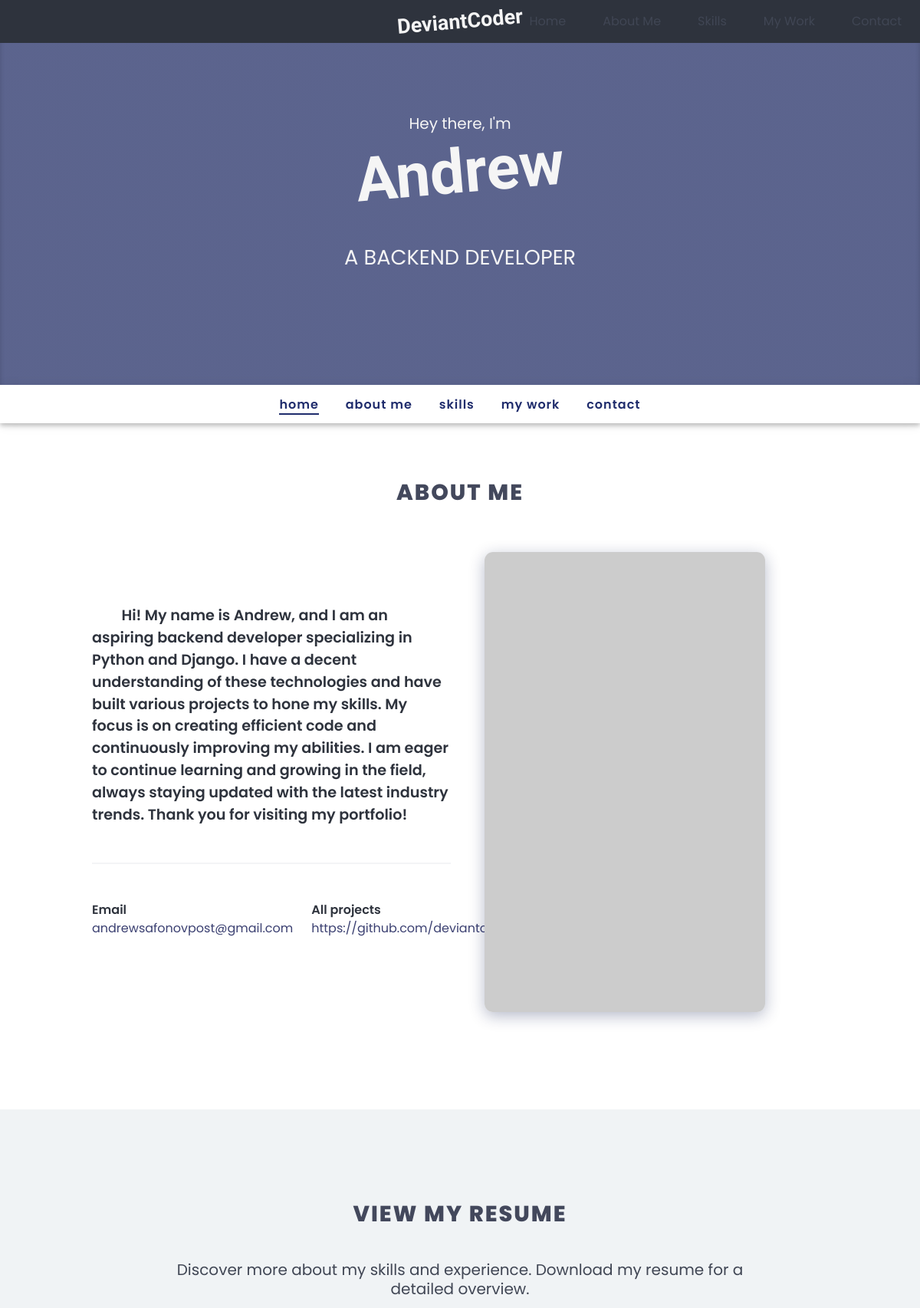
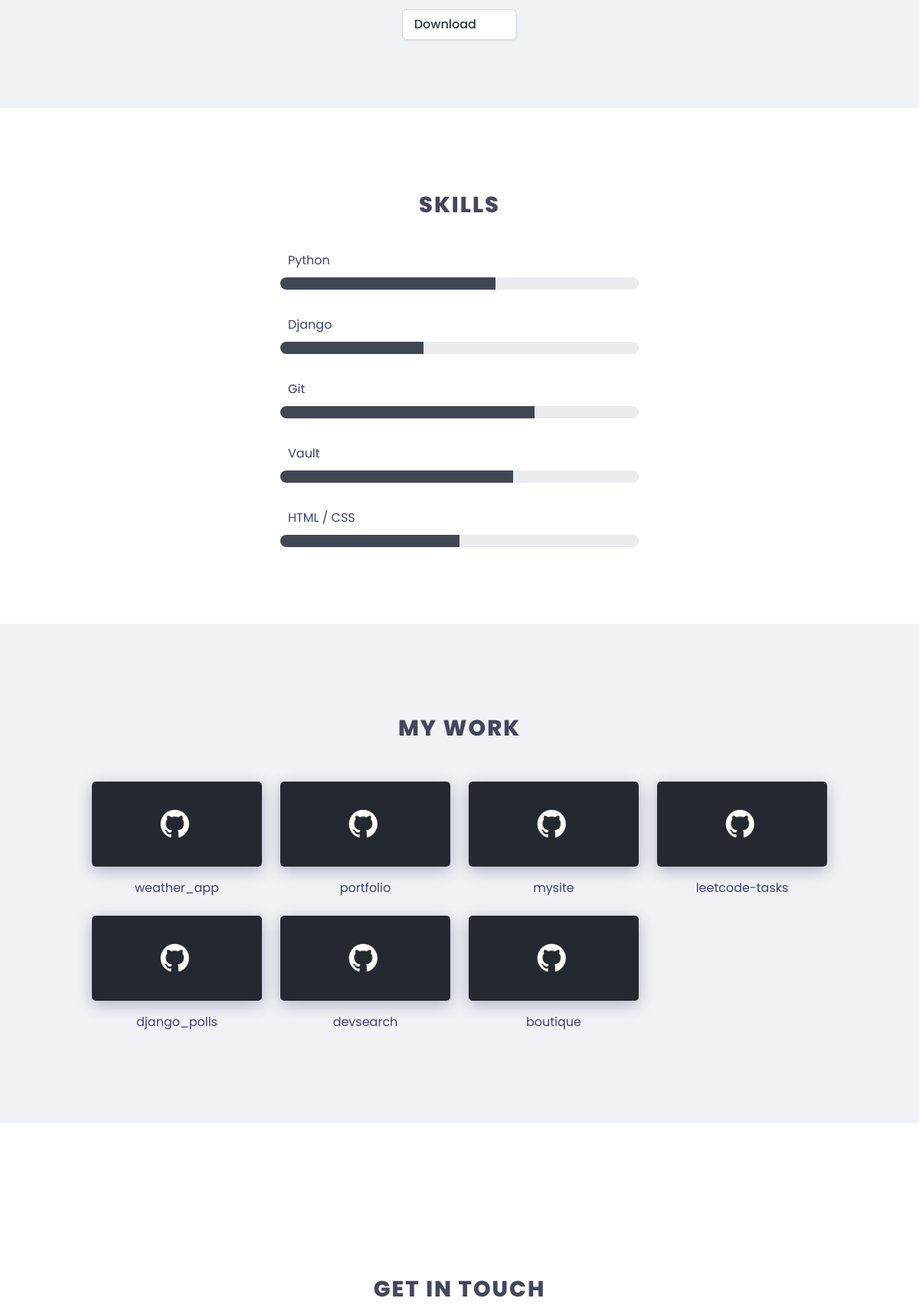
The page / (upper part) on the database its author committed (2 pictures, top to bottom).
### portfolio/models.py (models this page shows, shortened)
class Portfolio(models.Model):
    name = models.CharField(max_length=50, null=True, blank=True)
    bio = models.TextField(null=True, blank=True)
    email = models.EmailField(max_length=50, null=True, blank=True)
    github = models.CharField(max_length=100, null=True, blank=True)
    resume = models.FileField(upload_to='resume', null=True, blank=True)

class Socials(models.Model):
    name = models.CharField(max_length=50, null=True)
    url = models.CharField(max_length=100, null=True)
    id = models.UUIDField(default=uuid4, unique=True, editable=False, primary_key=True)
    class Meta:
        verbose_name_plural = 'Socials'

class Skill(models.Model):
    name = models.CharField(max_length=50, null=True, blank=True)
    progress = models.IntegerField(default=0, validators=[
        MinValueValidator(0),
        MaxValueValidator(100)
    ])
    id = models.UUIDField(default=uuid4, unique=True, editable=False, primary_key=True)
    def __str__(self):
        return self.name

class Project(models.Model):
    name = models.CharField(max_length=100, null=True, blank=True)
    description = models.TextField(null=True, blank=True)
    url = models.CharField(max_length=150, null=True, blank=True)
    visible = models.BooleanField(default=True, blank=True)
    created = models.DateTimeField(auto_now_add=True)
    updated = models.DateTimeField(auto_now=True, null=True)
    id = models.UUIDField(default=uuid4, unique=True, editable=False, primary_key=True)
    class Meta:
        ordering = ['-created']

### portfolio/views.py (the view)
# urls.py: path('', views.index, name='index'),
def index(request):
    portfolio = Portfolio.objects.first()
    skills = Skill.objects.all()
    socials = Socials.objects.all()
    form = MessageForm()
    if request.method == 'POST':
        send_message(request)
        return redirect('/')
    visible_github_repos = get_github_repos().filter(visible=True)
    invisible_github_repos = get_github_repos().filter(visible=False)
    context = {
        'portfolio': portfolio,
        'skills': skills,
        'form': form,
        'visible_github_repos': visible_github_repos,
        'invisible_github_repos': invisible_github_repos,
        'socials': socials,
    }
    return render(request, 'portfolio/portfolio.html', context)

### portfolio/views.py (called while the page is built, shortened)
def get_github_repos():
    return Project.objects.all()

def time_delta():
    project = Project.objects.last()
    delta = timezone.now() - project.created
    return delta >= timezone.timedelta(days=1)

### portfolio/templates/portfolio/portfolio.html (shortened to what this page needs)
{% extends 'main.html' %}
{% block content %}
{% load static %}
<div class="hero-body">
  <div class="container has-text-centered">
    <h1 class="subtitle">Hey there, I'm</h1>
    <h2 class="title">{{ portfolio.name }}</h2>
    <h1 class="subtitle profession">a backend developer</h1>
  </div>
</div>
<div class="hero-foot ">
  <div class="hero-foot--wrapper">
    <div class="columns">
      <div class="column is-12 hero-menu-desktop has-text-centered is-fixed-top">
        <ul>
          <li class="is-active">
            <a href="#home">Home</a>
          </li>
          <li>
            <a href="#about-me">About Me</a>
          </li>
          <li>
            <a href="#skills">Skills</a>
          </li>
          <li>
            <a href="#my-work">My Work</a>
          </li>
          <li>
            <a href="#contact">Contact</a>
          </li>
        </ul>
      </div>
    </div>
  </div>
</div>
</section>
<div class="main-content">
  <div class="section-light about-me" id="about-me">
    <div class="container">
      <div class="column is-12 about-me">
        <h1 class="title has-text-centered section-title">
          About Me
        </h1>
      </div>
      <div class="columns is-multiline">
        <div class="column is-6 has-vertically-aligned-content" data-aos="fade-right">
          <p class="is-larger">
            &emsp;&emsp;<strong>{{ portfolio.bio }}</strong>
          </p>
          <br />
          <hr>
          <br />
          <div class="columns about-links">
            <div class="column">
              <p class="heading">
                <strong>Email</strong>
              </p>
              <p class="subheading">
                {{ portfolio.email }}
              </p>
            </div>
            <div class="column">
              <p class="heading">
                <strong>All projects</strong>
              </p>
              <p class="subheading">
                {{ portfolio.github }}
              </p>
            </div>
          </div>
          <div class="columns is-centered">
            <div class="column is-12 has-text-centered">
              <div class="columns is-centered is-justify-content-center">
                {% for social in socials %}
                <div class="mr-3">
                  <p>
                    <a href="{{ social.url }}" target="_blank" rel="noopener noreferrer">
                      <i class="fab fa-{{ social.name }} fa-2x" style="color: white;"></i>
                    </a>
                  </p>
                </div>
                {% endfor %}
              </div>
            </div>
          </div>
        </div>
        <div class="column is-6 right-image " data-aos="fade-left">
          <img class="is-rounded" src="https://picsum.photos/id/366/600/375" alt="" />
        </div>
      </div>
    </div>
  </div>
  <div class="section-dark resume">
    <div class="container">
      <div class="columns is-multiline" data-aos="fade-in" data-aos-easing="linear">
        <div class="column is-12 about-me">
          <h1 class="title has-text-centered section-title">View My Resume</h1>
        </div>
        <div class="column is-10 has-text-centered is-offset-1">
          <h2 class="subtitle">
            Discover more about my skills and experience. Download my resume for a detailed overview.
          </h2>
          <form action="example.docs">
            <a class="button" href="{% url 'download_resume' %}">
              Download&emsp;<i class="fas fa-download fa-lg" style="color: white;"></i>
            </a>
          </form>
        </div>
      </div>
    </div>
  </div>
  <div class="section-light skills" id="skills">
    <div class="container">
      <div class="columns is-multiline is-centered">
        <div class="column is-12 about-me">
          <h1 class="title has-text-centered section-title">Skills</h1>
        </div>
        <div class="column is-6" data-aos="fade-in" data-aos-easing="linear">
          {% for skill in skills %}
          <h1>
            {{ skill }}
          </h1>
          <progress class="progress" value="{{ skill.progress }}" max="100"></progress>
          {% endfor %}
        </div>
      </div>
    </div>
  </div>
  <div class="section-dark my-work" id="my-work">
    <div class="container">
      <div class="columns is-multiline" data-aos="fade-in" data-aos-easing="linear">
        <div class="column is-12">
          <h1 class="title has-text-centered section-title">My Work</h1>
        </div>
        {% for repo in visible_github_repos %}
        <div class="column is-3">
          <a href="{{ repo.url }}">
            <figure class="image is-2by1 work-item" style="background-image: url('{% static "images/github_repo.png" %}'); background-position: center;"></figure>
          </a>
          <h3 class="has-text-centered">
            {{ repo.name }}
          </h3>
        </div>
        {% endfor %}
      </div>
    </div>
  </div>
  <div class="section-light contact" id="contact">
    <div class="container">
      <div class="columns is-multiline" data-aos="fade-in-up" data-aos-easing="linear">
        <div class="column is-12 about-me">
          <h1 class="title has-text-centered section-title">Get in touch</h1>
        </div>
      </div>
    </div>
  </div>
</div>
{% endblock content %}

### static/css/showcase.css (style rules this page uses)
.has-vertically-aligned-content { display: flex; flex-direction: column; justify-content: center; }
* { box-sizing: border-box; }
html { font-family: 'Poppins', Lato, Tahoma, sans-serif; width: 100%; min-height: 100%; }
.hero .title { font-family: 'Kaushan Script', sans-serif; transform: rotate(-5deg); font-size: 5rem; color: whitesmoke; }
.hero .subtitle { padding: 5px; color: whitesmoke; }
.hero .profession { padding-top: 50px; font-size: 1.7rem; text-transform: uppercase; }
.hero .hero-foot { height: 50px; background: white; box-shadow: 0 2px 15px rgba(0, 0, 0, 0.082); }
.hero .hero-foot .hero-foot--wrapper { margin: 7px auto; height: 50px; }
.hero .hero-foot .hero-foot--wrapper .hero-menu-desktop { line-height: 38px; font-weight: 600; text-transform: lowercase; letter-spacing: 1px; font-size: 1rem; }
.hero .hero-foot .hero-foot--wrapper .hero-menu-desktop ul li { display: inline-block; padding-right: 15px; padding-left: 15px; }
.hero .hero-foot .hero-foot--wrapper .hero-menu-desktop ul li.is-active a { border-bottom: 2px solid #1f2c6c; }
.hero .hero-foot .hero-foot--wrapper .hero-menu-desktop ul li a { color: #1f2c6c; }
.main-content { padding-top: 2rem; color: #3c4172; font-family: 'Poppins', sans-serif; }
.main-content .section-dark { background-color: #f0f3f5; padding: 60px 0px; }
.main-content .section-dark.resume { height: 400px; padding-top: 100px; }
.main-content .section-dark.resume .title { padding: 20px; }
.main-content .section-dark.resume .fa-download { color: #1f2c6c; }
.main-content .section-dark.my-work { padding: 120px; }
.main-content .section-dark.my-work .work-item { margin-bottom: 1rem; -webkit-transition: all .1s ease-in-out; transition: all .1s ease-in-out; border-radius: 5px; background-size: cover; background-repeat: no-repeat; box-shadow: 0 5px 20px rgba(14, 25, 80, 0.3); }
.main-content .section-light { padding: 30px; }
.main-content .section-light.about-me { padding-bottom: 100px; }
.main-content .section-light.about-me .is-larger { font-size: 1.2rem; }
.main-content .section-light.about-me .right-image img { border-radius: 11px; margin: 20px; box-shadow: 0 5px 20px rgba(14, 25, 80, 0.3); }
.main-content .section-light.skills { padding: 100px; }
.main-content .section-light.skills h1 { padding: 10px; }
.main-content .section-light.contact { padding: 200px; }
.main-content .section-title { color: #43485c; text-transform: uppercase; font-size: 1.8rem; letter-spacing: 2px; padding-bottom: 30px; }
.fa-download { color: #43485c; }

### rows shown on the page
Portfolio: name "Andrew", bio "Hi! My name is Andrew, and I am an aspiring backend developer specializing in Python and Django. I have a decent understanding of these technologies and have built various projects to hone my skills. My focus is on creating efficient code and continuously improving my abilities. I am eager to continue learning and growing in the field, always staying updated with the latest industry trends. Thank you for visiting my portfolio!", email "andrewsafonovpost@gmail.com", github "https://github.com/deviantcoder"
Skill: name "Python", progress 60 (drawn)
Skill: name "Django", progress 40 (drawn)
Skill: name "Git", progress 71 (drawn)
Skill: name "Vault", progress 65 (drawn)
Skill: name "HTML / CSS", progress 50 (drawn)
Project: name "weather_app"
Project: name "portfolio"
Project: name "mysite"
Project: name "leetcode-tasks"
Project: name "django_polls"
Project: name "devsearch"
Project: name "boutique"
